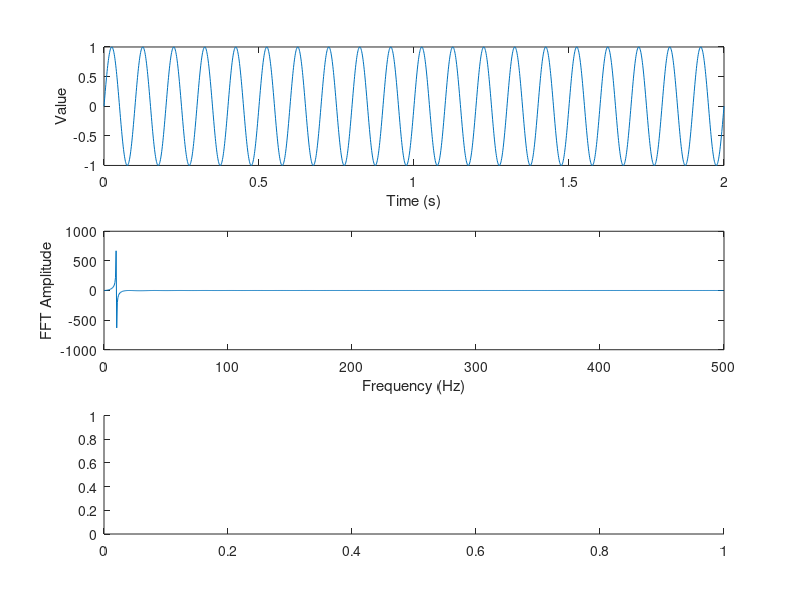

The MATLAB source for this figure: (Note: this script raises an error after producing the figure.)
% Andrew Schneer
% FFT Matlab Code
% 06/11/2015

close all;
clear all;
clc;

% Create a sample waveform to test code with.
a = 1;
% Signal frequency.
F = 10; % Hz.
% Signal period.
T = (1/F); % sec.
% Sampling frequency.
Fs = 1000; % Hz.
% Sampling period.
Ts = (1/Fs); % sec.
k = 0;
t_start = 0; % sec.
t_finish = 2; % sec.
dt = (t_finish-t_start); % sec.
t = linspace(t_start,t_finish,(Fs*dt));
% Signal.
x = ((a*sin(2.*pi.*F.*t))+k);
% Number of FFT points.
% Extra ones are zero padded
% onto signal.
nfft = (2^(ceil(log10(length(x))/log10(2))));
% Take FFT.  The result is
% a series of complex numbers.
X = fft(x,nfft);
% Take first half of FFT output.
X = X(1:(nfft/2));
% Magnitude of FFT output.
% This converts the complex
% numbers into real number
% magnitude values.
MX = abs(X);
% Power of FFT output.
% Taking the magnitude of the complex
% FFT output and squaring it is the
% same as multiplying each complex element
% by its conjugate.  The only difference
% is that technically the conjugate method
% produces a complex number with zero
% imaginary component while the magnitude/
% squaring method produces simply a real number.
PX = 10*log10((MX));
% Frequency spectrum values.
f = ((Fs/nfft).*linspace(0,((nfft/2)-1),(nfft/2)));

% Plots.
figure(1);
% Signal.
subplot(3,1,1);
plot(t,x);
xlabel('Time (s)');
ylabel('Value');
% FFT Amplitude.
subplot(3,1,2);
plot(f,X);
xlabel('Frequency (Hz)');
ylabel('FFT Amplitude');
% PSD Power Spectral Density.
subplot(3,1,3);
plot();
xlabel('Frequency (Hz)');
ylabel('Spectral Power ()');